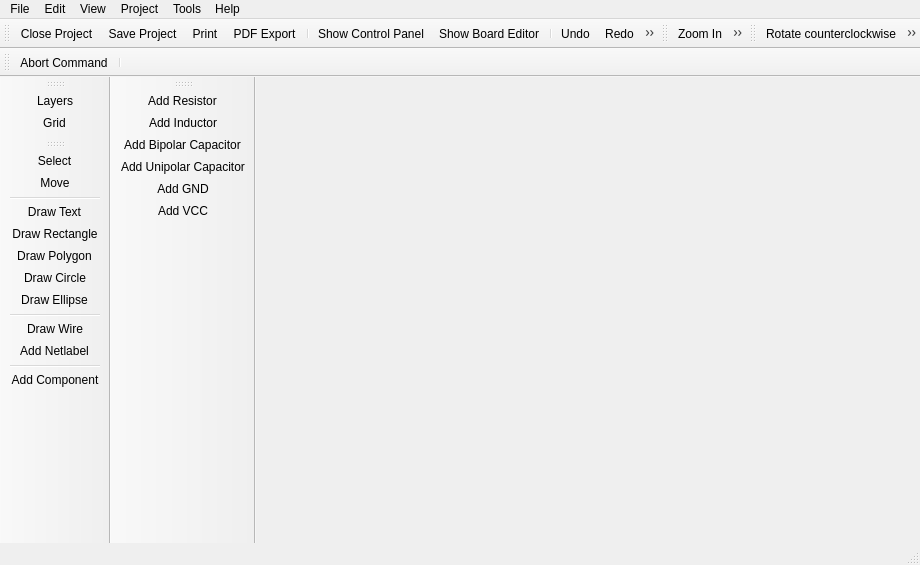
<?xml version="1.0" encoding="UTF-8"?>
<ui version="4.0">
 <class>SchematicEditor</class>
 <widget class="QMainWindow" name="SchematicEditor">
  <property name="geometry">
   <rect>
    <x>0</x>
    <y>0</y>
    <width>920</width>
    <height>565</height>
   </rect>
  </property>
  <property name="windowTitle">
   <string>Schematic Editor</string>
  </property>
  <property name="windowIcon">
   <iconset resource="../../../img/images.qrc">
    <normaloff>:/img/actions/schematic.png</normaloff>:/img/actions/schematic.png</iconset>
  </property>
  <widget class="QWidget" name="centralwidget">
   <layout class="QHBoxLayout" name="horizontalLayout">
    <property name="leftMargin">
     <number>0</number>
    </property>
    <property name="topMargin">
     <number>0</number>
    </property>
    <property name="rightMargin">
     <number>0</number>
    </property>
    <property name="bottomMargin">
     <number>0</number>
    </property>
   </layout>
  </widget>
  <widget class="QMenuBar" name="menubar">
   <widget class="QMenu" name="menuFile">
    <property name="title">
     <string>File</string>
    </property>
    <addaction name="actionSave_Project"/>
    <addaction name="actionPrint"/>
    <addaction name="separator"/>
    <addaction name="actionClose_Project"/>
    <addaction name="actionQuit"/>
   </widget>
   <widget class="QMenu" name="menuHelp">
    <property name="title">
     <string>Help</string>
    </property>
    <addaction name="actionHelp"/>
    <addaction name="actionAbout"/>
    <addaction name="actionAbout_Qt"/>
   </widget>
   <widget class="QMenu" name="menuEdit">
    <property name="title">
     <string>Edit</string>
    </property>
    <addaction name="actionUndo"/>
    <addaction name="actionRedo"/>
    <addaction name="separator"/>
    <addaction name="actionRotate_CCW"/>
    <addaction name="actionRotate_CW"/>
    <addaction name="actionCopy"/>
    <addaction name="actionCut"/>
    <addaction name="actionPaste"/>
    <addaction name="actionRemove"/>
    <addaction name="separator"/>
    <addaction name="actionEditNetclasses"/>
   </widget>
   <widget class="QMenu" name="menuView">
    <property name="title">
     <string>View</string>
    </property>
    <addaction name="actionGrid"/>
    <addaction name="actionLayers"/>
    <addaction name="separator"/>
    <addaction name="actionZoom_In"/>
    <addaction name="actionZoom_Out"/>
    <addaction name="actionZoom_All"/>
   </widget>
   <widget class="QMenu" name="menuTools">
    <property name="title">
     <string>Tools</string>
    </property>
    <addaction name="actionToolSelect"/>
    <addaction name="actionToolMove"/>
    <addaction name="actionToolDrawText"/>
    <addaction name="actionToolDrawRectangle"/>
    <addaction name="actionToolDrawPolygon"/>
    <addaction name="actionToolDrawCircle"/>
    <addaction name="actionToolDrawEllipse"/>
    <addaction name="separator"/>
    <addaction name="actionToolDrawWire"/>
    <addaction name="actionToolAddNetLabel"/>
    <addaction name="separator"/>
    <addaction name="actionToolAddComponent"/>
   </widget>
   <widget class="QMenu" name="menuProject">
    <property name="title">
     <string>Project</string>
    </property>
    <addaction name="actionProjectProperties"/>
    <addaction name="actionProjectSettings"/>
   </widget>
   <addaction name="menuFile"/>
   <addaction name="menuEdit"/>
   <addaction name="menuView"/>
   <addaction name="menuProject"/>
   <addaction name="menuTools"/>
   <addaction name="menuHelp"/>
  </widget>
  <widget class="QStatusBar" name="statusbar"/>
  <widget class="QToolBar" name="fileToolbar">
   <property name="windowTitle">
    <string>File</string>
   </property>
   <property name="floatable">
    <bool>false</bool>
   </property>
   <attribute name="toolBarArea">
    <enum>TopToolBarArea</enum>
   </attribute>
   <attribute name="toolBarBreak">
    <bool>false</bool>
   </attribute>
   <addaction name="actionClose_Project"/>
   <addaction name="actionSave_Project"/>
   <addaction name="actionPrint"/>
   <addaction name="actionPDF_Export"/>
   <addaction name="separator"/>
   <addaction name="actionShow_Control_Panel"/>
   <addaction name="actionShow_Board_Editor"/>
   <addaction name="separator"/>
   <addaction name="actionUndo"/>
   <addaction name="actionRedo"/>
   <addaction name="separator"/>
   <addaction name="actionHelp"/>
  </widget>
  <widget class="QToolBar" name="viewToolbar">
   <property name="windowTitle">
    <string>View</string>
   </property>
   <property name="floatable">
    <bool>false</bool>
   </property>
   <attribute name="toolBarArea">
    <enum>TopToolBarArea</enum>
   </attribute>
   <attribute name="toolBarBreak">
    <bool>false</bool>
   </attribute>
   <addaction name="actionZoom_In"/>
   <addaction name="actionZoom_Out"/>
   <addaction name="actionZoom_All"/>
  </widget>
  <widget class="QToolBar" name="editToolbar">
   <property name="windowTitle">
    <string>Edit</string>
   </property>
   <property name="floatable">
    <bool>false</bool>
   </property>
   <attribute name="toolBarArea">
    <enum>TopToolBarArea</enum>
   </attribute>
   <attribute name="toolBarBreak">
    <bool>false</bool>
   </attribute>
   <addaction name="actionRotate_CCW"/>
   <addaction name="actionRotate_CW"/>
   <addaction name="actionCut"/>
   <addaction name="actionCopy"/>
   <addaction name="actionPaste"/>
   <addaction name="actionRemove"/>
  </widget>
  <widget class="QToolBar" name="view2toolbar">
   <property name="windowTitle">
    <string>View Tools</string>
   </property>
   <attribute name="toolBarArea">
    <enum>LeftToolBarArea</enum>
   </attribute>
   <attribute name="toolBarBreak">
    <bool>false</bool>
   </attribute>
   <addaction name="actionLayers"/>
   <addaction name="actionGrid"/>
  </widget>
  <widget class="QToolBar" name="toolsToolbar">
   <property name="windowTitle">
    <string>Tools</string>
   </property>
   <property name="floatable">
    <bool>false</bool>
   </property>
   <attribute name="toolBarArea">
    <enum>LeftToolBarArea</enum>
   </attribute>
   <attribute name="toolBarBreak">
    <bool>false</bool>
   </attribute>
   <addaction name="actionToolSelect"/>
   <addaction name="actionToolMove"/>
   <addaction name="separator"/>
   <addaction name="actionToolDrawText"/>
   <addaction name="actionToolDrawRectangle"/>
   <addaction name="actionToolDrawPolygon"/>
   <addaction name="actionToolDrawCircle"/>
   <addaction name="actionToolDrawEllipse"/>
   <addaction name="separator"/>
   <addaction name="actionToolDrawWire"/>
   <addaction name="actionToolAddNetLabel"/>
   <addaction name="separator"/>
   <addaction name="actionToolAddComponent"/>
  </widget>
  <widget class="QToolBar" name="commandToolbar">
   <property name="windowTitle">
    <string>Command</string>
   </property>
   <property name="floatable">
    <bool>false</bool>
   </property>
   <attribute name="toolBarArea">
    <enum>TopToolBarArea</enum>
   </attribute>
   <attribute name="toolBarBreak">
    <bool>true</bool>
   </attribute>
   <addaction name="actionCommandAbort"/>
   <addaction name="separator"/>
  </widget>
  <widget class="QToolBar" name="toolBar">
   <property name="windowTitle">
    <string>toolBar</string>
   </property>
   <attribute name="toolBarArea">
    <enum>LeftToolBarArea</enum>
   </attribute>
   <attribute name="toolBarBreak">
    <bool>true</bool>
   </attribute>
   <addaction name="actionAddGenCmp_Resistor"/>
   <addaction name="actionAddGenCmp_Inductor"/>
   <addaction name="actionAddGenCmp_BipolarCapacitor"/>
   <addaction name="actionAddGenCmp_UnipolarCapacitor"/>
   <addaction name="actionAddGenCmp_gnd"/>
   <addaction name="actionAddGenCmp_vcc"/>
  </widget>
  <action name="actionQuit">
   <property name="icon">
    <iconset resource="../../../img/images.qrc">
     <normaloff>:/img/actions/quit.png</normaloff>:/img/actions/quit.png</iconset>
   </property>
   <property name="text">
    <string>Quit</string>
   </property>
   <property name="shortcut">
    <string>Ctrl+Q</string>
   </property>
   <property name="menuRole">
    <enum>QAction::QuitRole</enum>
   </property>
  </action>
  <action name="actionSave_Project">
   <property name="icon">
    <iconset resource="../../../img/images.qrc">
     <normaloff>:/img/actions/save.png</normaloff>:/img/actions/save.png</iconset>
   </property>
   <property name="text">
    <string>Save Project</string>
   </property>
   <property name="shortcut">
    <string>Ctrl+S</string>
   </property>
  </action>
  <action name="actionAbout">
   <property name="icon">
    <iconset resource="../../../img/images.qrc">
     <normaloff>:/img/actions/info.png</normaloff>:/img/actions/info.png</iconset>
   </property>
   <property name="text">
    <string>About</string>
   </property>
   <property name="menuRole">
    <enum>QAction::AboutRole</enum>
   </property>
  </action>
  <action name="actionAbout_Qt">
   <property name="text">
    <string>About Qt</string>
   </property>
   <property name="menuRole">
    <enum>QAction::AboutQtRole</enum>
   </property>
  </action>
  <action name="actionPrint">
   <property name="icon">
    <iconset resource="../../../img/images.qrc">
     <normaloff>:/img/actions/print.png</normaloff>:/img/actions/print.png</iconset>
   </property>
   <property name="text">
    <string>Print</string>
   </property>
   <property name="shortcut">
    <string>Ctrl+P</string>
   </property>
  </action>
  <action name="actionPDF_Export">
   <property name="icon">
    <iconset resource="../../../img/images.qrc">
     <normaloff>:/img/actions/pdf.png</normaloff>:/img/actions/pdf.png</iconset>
   </property>
   <property name="text">
    <string>PDF Export</string>
   </property>
  </action>
  <action name="actionShow_Control_Panel">
   <property name="icon">
    <iconset resource="../../../img/images.qrc">
     <normaloff>:/img/actions/home.png</normaloff>:/img/actions/home.png</iconset>
   </property>
   <property name="text">
    <string>Show Control Panel</string>
   </property>
  </action>
  <action name="actionShow_Board_Editor">
   <property name="icon">
    <iconset resource="../../../img/images.qrc">
     <normaloff>:/img/actions/chip.png</normaloff>:/img/actions/chip.png</iconset>
   </property>
   <property name="text">
    <string>Show Board Editor</string>
   </property>
  </action>
  <action name="actionUndo">
   <property name="icon">
    <iconset resource="../../../img/images.qrc">
     <normaloff>:/img/actions/undo.png</normaloff>:/img/actions/undo.png</iconset>
   </property>
   <property name="text">
    <string>Undo</string>
   </property>
   <property name="shortcut">
    <string>Ctrl+Z</string>
   </property>
  </action>
  <action name="actionRedo">
   <property name="icon">
    <iconset resource="../../../img/images.qrc">
     <normaloff>:/img/actions/redo.png</normaloff>:/img/actions/redo.png</iconset>
   </property>
   <property name="text">
    <string>Redo</string>
   </property>
   <property name="shortcut">
    <string>Ctrl+Y</string>
   </property>
  </action>
  <action name="actionZoom_In">
   <property name="icon">
    <iconset resource="../../../img/images.qrc">
     <normaloff>:/img/actions/zoom_in.png</normaloff>:/img/actions/zoom_in.png</iconset>
   </property>
   <property name="text">
    <string>Zoom In</string>
   </property>
  </action>
  <action name="actionZoom_Out">
   <property name="icon">
    <iconset resource="../../../img/images.qrc">
     <normaloff>:/img/actions/zoom_out.png</normaloff>:/img/actions/zoom_out.png</iconset>
   </property>
   <property name="text">
    <string>Zoom Out</string>
   </property>
  </action>
  <action name="actionZoom_All">
   <property name="icon">
    <iconset resource="../../../img/images.qrc">
     <normaloff>:/img/actions/zoom_all.png</normaloff>:/img/actions/zoom_all.png</iconset>
   </property>
   <property name="text">
    <string>Zoom All</string>
   </property>
  </action>
  <action name="actionHelp">
   <property name="icon">
    <iconset resource="../../../img/images.qrc">
     <normaloff>:/img/actions/help.png</normaloff>:/img/actions/help.png</iconset>
   </property>
   <property name="text">
    <string>Help</string>
   </property>
   <property name="shortcut">
    <string>F1</string>
   </property>
  </action>
  <action name="actionRotate_CCW">
   <property name="icon">
    <iconset resource="../../../img/images.qrc">
     <normaloff>:/img/actions/rotate_left.png</normaloff>:/img/actions/rotate_left.png</iconset>
   </property>
   <property name="text">
    <string>Rotate counterclockwise</string>
   </property>
   <property name="shortcut">
    <string>Shift+R</string>
   </property>
  </action>
  <action name="actionRotate_CW">
   <property name="icon">
    <iconset resource="../../../img/images.qrc">
     <normaloff>:/img/actions/rotate_right.png</normaloff>:/img/actions/rotate_right.png</iconset>
   </property>
   <property name="text">
    <string>Rotate clockwise</string>
   </property>
   <property name="shortcut">
    <string>R</string>
   </property>
  </action>
  <action name="actionCopy">
   <property name="icon">
    <iconset resource="../../../img/images.qrc">
     <normaloff>:/img/actions/copy.png</normaloff>:/img/actions/copy.png</iconset>
   </property>
   <property name="text">
    <string>Copy</string>
   </property>
   <property name="shortcut">
    <string>Ctrl+C</string>
   </property>
  </action>
  <action name="actionCut">
   <property name="icon">
    <iconset resource="../../../img/images.qrc">
     <normaloff>:/img/actions/cut.png</normaloff>:/img/actions/cut.png</iconset>
   </property>
   <property name="text">
    <string>Cut</string>
   </property>
   <property name="shortcut">
    <string>Ctrl+X</string>
   </property>
  </action>
  <action name="actionPaste">
   <property name="icon">
    <iconset resource="../../../img/images.qrc">
     <normaloff>:/img/actions/paste.png</normaloff>:/img/actions/paste.png</iconset>
   </property>
   <property name="text">
    <string>Paste</string>
   </property>
   <property name="shortcut">
    <string>Ctrl+V</string>
   </property>
  </action>
  <action name="actionRemove">
   <property name="icon">
    <iconset resource="../../../img/images.qrc">
     <normaloff>:/img/actions/delete.png</normaloff>:/img/actions/delete.png</iconset>
   </property>
   <property name="text">
    <string>Remove</string>
   </property>
   <property name="shortcut">
    <string>Del</string>
   </property>
  </action>
  <action name="actionClose_Project">
   <property name="icon">
    <iconset resource="../../../img/images.qrc">
     <normaloff>:/img/actions/close.png</normaloff>:/img/actions/close.png</iconset>
   </property>
   <property name="text">
    <string>Close Project</string>
   </property>
  </action>
  <action name="actionToolSelect">
   <property name="icon">
    <iconset resource="../../../img/images.qrc">
     <normaloff>:/img/actions/select.png</normaloff>:/img/actions/select.png</iconset>
   </property>
   <property name="text">
    <string>Select</string>
   </property>
  </action>
  <action name="actionToolAddComponent">
   <property name="icon">
    <iconset resource="../../../img/images.qrc">
     <normaloff>:/img/actions/chip.png</normaloff>:/img/actions/chip.png</iconset>
   </property>
   <property name="text">
    <string>Add Component</string>
   </property>
  </action>
  <action name="actionToolDrawWire">
   <property name="icon">
    <iconset resource="../../../img/images.qrc">
     <normaloff>:/img/actions/drawWire.png</normaloff>:/img/actions/drawWire.png</iconset>
   </property>
   <property name="text">
    <string>Draw Wire</string>
   </property>
  </action>
  <action name="actionToolMove">
   <property name="icon">
    <iconset resource="../../../img/images.qrc">
     <normaloff>:/img/actions/move.png</normaloff>:/img/actions/move.png</iconset>
   </property>
   <property name="text">
    <string>Move</string>
   </property>
  </action>
  <action name="actionToolDrawText">
   <property name="icon">
    <iconset resource="../../../img/images.qrc">
     <normaloff>:/img/actions/draw_text.png</normaloff>:/img/actions/draw_text.png</iconset>
   </property>
   <property name="text">
    <string>Draw Text</string>
   </property>
   <property name="toolTip">
    <string>Draw Text</string>
   </property>
  </action>
  <action name="actionToolDrawPolygon">
   <property name="icon">
    <iconset resource="../../../img/images.qrc">
     <normaloff>:/img/actions/draw_polygon.png</normaloff>:/img/actions/draw_polygon.png</iconset>
   </property>
   <property name="text">
    <string>Draw Polygon</string>
   </property>
  </action>
  <action name="actionToolDrawRectangle">
   <property name="icon">
    <iconset resource="../../../img/images.qrc">
     <normaloff>:/img/actions/draw_rectangle.png</normaloff>:/img/actions/draw_rectangle.png</iconset>
   </property>
   <property name="text">
    <string>Draw Rectangle</string>
   </property>
  </action>
  <action name="actionToolDrawCircle">
   <property name="icon">
    <iconset resource="../../../img/images.qrc">
     <normaloff>:/img/actions/draw_circle.png</normaloff>:/img/actions/draw_circle.png</iconset>
   </property>
   <property name="text">
    <string>Draw Circle</string>
   </property>
  </action>
  <action name="actionToolDrawEllipse">
   <property name="icon">
    <iconset resource="../../../img/images.qrc">
     <normaloff>:/img/actions/draw_ellipse.png</normaloff>:/img/actions/draw_ellipse.png</iconset>
   </property>
   <property name="text">
    <string>Draw Ellipse</string>
   </property>
  </action>
  <action name="actionCommandAbort">
   <property name="icon">
    <iconset resource="../../../img/images.qrc">
     <normaloff>:/img/actions/stop.png</normaloff>:/img/actions/stop.png</iconset>
   </property>
   <property name="text">
    <string>Abort Command</string>
   </property>
   <property name="shortcut">
    <string>Esc</string>
   </property>
  </action>
  <action name="actionLayers">
   <property name="icon">
    <iconset resource="../../../img/images.qrc">
     <normaloff>:/img/actions/layers.png</normaloff>:/img/actions/layers.png</iconset>
   </property>
   <property name="text">
    <string>Layers</string>
   </property>
  </action>
  <action name="actionGrid">
   <property name="icon">
    <iconset resource="../../../img/images.qrc">
     <normaloff>:/img/actions/grid.png</normaloff>:/img/actions/grid.png</iconset>
   </property>
   <property name="text">
    <string>Grid</string>
   </property>
  </action>
  <action name="actionEditNetclasses">
   <property name="text">
    <string>Net Classes</string>
   </property>
  </action>
  <action name="actionAddGenCmp_Resistor">
   <property name="icon">
    <iconset resource="../../../img/images.qrc">
     <normaloff>:/img/library/resistor_eu.png</normaloff>:/img/library/resistor_eu.png</iconset>
   </property>
   <property name="text">
    <string>Add Resistor</string>
   </property>
  </action>
  <action name="actionAddGenCmp_BipolarCapacitor">
   <property name="icon">
    <iconset resource="../../../img/images.qrc">
     <normaloff>:/img/library/bipolar_capacitor_eu.png</normaloff>:/img/library/bipolar_capacitor_eu.png</iconset>
   </property>
   <property name="text">
    <string>Add Bipolar Capacitor</string>
   </property>
   <property name="toolTip">
    <string>Add Bipolar Capacitor</string>
   </property>
  </action>
  <action name="actionAddGenCmp_Inductor">
   <property name="icon">
    <iconset resource="../../../img/images.qrc">
     <normaloff>:/img/library/inductor_eu.png</normaloff>:/img/library/inductor_eu.png</iconset>
   </property>
   <property name="text">
    <string>Add Inductor</string>
   </property>
  </action>
  <action name="actionAddGenCmp_gnd">
   <property name="icon">
    <iconset resource="../../../img/images.qrc">
     <normaloff>:/img/library/gnd.png</normaloff>:/img/library/gnd.png</iconset>
   </property>
   <property name="text">
    <string>Add GND</string>
   </property>
  </action>
  <action name="actionAddGenCmp_vcc">
   <property name="icon">
    <iconset resource="../../../img/images.qrc">
     <normaloff>:/img/library/vcc.png</normaloff>:/img/library/vcc.png</iconset>
   </property>
   <property name="text">
    <string>Add VCC</string>
   </property>
  </action>
  <action name="actionProjectProperties">
   <property name="text">
    <string>Properties</string>
   </property>
  </action>
  <action name="actionProjectSettings">
   <property name="icon">
    <iconset resource="../../../img/images.qrc">
     <normaloff>:/img/actions/settings.png</normaloff>:/img/actions/settings.png</iconset>
   </property>
   <property name="text">
    <string>Settings</string>
   </property>
  </action>
  <action name="actionToolAddNetLabel">
   <property name="icon">
    <iconset resource="../../../img/images.qrc">
     <normaloff>:/img/actions/draw_netlabel.png</normaloff>:/img/actions/draw_netlabel.png</iconset>
   </property>
   <property name="text">
    <string>Add Netlabel</string>
   </property>
  </action>
  <action name="actionAddGenCmp_UnipolarCapacitor">
   <property name="icon">
    <iconset resource="../../../img/images.qrc">
     <normaloff>:/img/library/unipolar_capacitor_eu.png</normaloff>:/img/library/unipolar_capacitor_eu.png</iconset>
   </property>
   <property name="text">
    <string>Add Unipolar Capacitor</string>
   </property>
  </action>
 </widget>
 <resources>
  <include location="../../../img/images.qrc"/>
 </resources>
 <connections/>
</ui>
